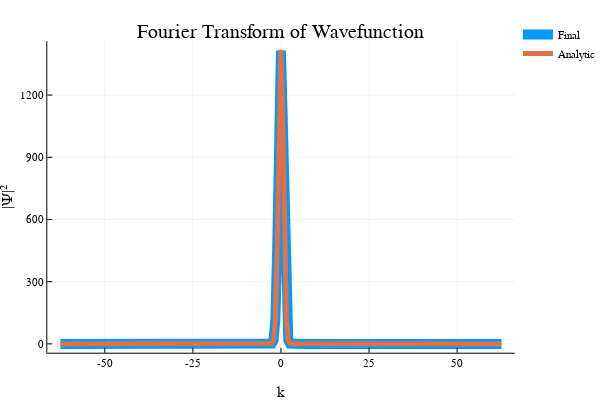

Notebook code cell kept with this figure:
### Code cell
plot(fftshift(k),abs2.(fftshift(fΨ)),linewidth=10,label="Final")
plot!(fftshift(k),abs2.(fftshift(fΨtrue)), linewidth=5,label="Analytic")

plot!(xlabel="k",ylabel="|Ψ|²",
    title="Fourier Transform of Wavefunction")

### Figure 1 — Plotly figure (JSON) as saved in the notebook; plotly's stock layout.template omitted (floating-point values rounded to 4 significant figures; data arrays with more than 128 entries replaced by an {"elided": "..."} marker saying what was removed)
{"data": [{"colorbar": {"title": ""}, "hoverinfo": "text", "legendgroup": "Final", "line": {"color": "rgba(0, 154, 250, 1.000)", "dash": "solid", "shape": "linear", "width": 10}, "mode": "lines", "name": "Final", "showlegend": true, "text": {"elided": "241 null values"}, "type": "scatter", "x": {"elided": "241 float values"}, "xaxis": "x1", "y": {"elided": "241 float values"}, "yaxis": "y1", "zmax": null, "zmin": null}, {"colorbar": {"title": ""}, "hoverinfo": "text", "legendgroup": "Analytic", "line": {"color": "rgba(227, 111, 71, 1.000)", "dash": "solid", "shape": "linear", "width": 5}, "mode": "lines", "name": "Analytic", "showlegend": true, "text": {"elided": "241 null values"}, "type": "scatter", "x": {"elided": "241 float values"}, "xaxis": "x1", "y": {"elided": "241 float values"}, "yaxis": "y1", "zmax": null, "zmin": null}], "layout": {"annotations": [{"font": {"color": "rgba(0, 0, 0, 1.000)", "family": "sans-serif", "size": 20}, "rotation": 0, "showarrow": false, "text": "Fourier Transform of Wavefunction", "x": 0.5424, "xanchor": "center", "xref": "paper", "y": 1, "yanchor": "top", "yref": "paper"}], "height": 400, "legend": {"bgcolor": "rgba(255, 255, 255, 1.000)", "bordercolor": "rgba(0, 0, 0, 1.000)", "font": {"color": "rgba(0, 0, 0, 1.000)", "family": "sans-serif", "size": 11}, "tracegroupgap": 0, "x": 1, "y": 1}, "margin": {"b": 20, "l": 0, "r": 0, "t": 20}, "paper_bgcolor": "rgba(255, 255, 255, 1.000)", "plot_bgcolor": "rgba(255, 255, 255, 1.000)", "showlegend": true, "width": 600, "xaxis": {"anchor": "y1", "domain": [0.09128, 0.9934], "gridcolor": "rgba(0, 0, 0, 0.100)", "gridwidth": 0.5, "linecolor": "rgba(0, 0, 0, 1.000)", "mirror": false, "range": [-66.33, 66.33], "showgrid": true, "showline": true, "showticklabels": true, "tickangle": 0, "tickcolor": "rgb(0, 0, 0)", "tickfont": {"color": "rgba(0, 0, 0, 1.000)", "family": "sans-serif", "size": 11}, "tickmode": "array", "ticks": "inside", "ticktext": ["-50", "-25", "0", "25", "50"], "tickvals": [-50, -25, 0, 25, 50], "title": "k", "titlefont": {"color": "rgba(0, 0, 0, 1.000)", "family": "sans-serif", "size": 15}, "type": "-", "visible": true, "zeroline": false, "zerolinecolor": "rgba(0, 0, 0, 1.000)"}, "yaxis": {"anchor": "x1", "domain": [0.07581, 0.9415], "gridcolor": "rgba(0, 0, 0, 0.100)", "gridwidth": 0.5, "linecolor": "rgba(0, 0, 0, 1.000)", "mirror": false, "range": [-42.54, 1461.0], "showgrid": true, "showline": true, "showticklabels": true, "tickangle": 0, "tickcolor": "rgb(0, 0, 0)", "tickfont": {"color": "rgba(0, 0, 0, 1.000)", "family": "sans-serif", "size": 11}, "tickmode": "array", "ticks": "inside", "ticktext": ["0", "300", "600", "900", "1200"], "tickvals": [0, 300, 600, 900, 1200], "title": "|Ψ|²", "titlefont": {"color": "rgba(0, 0, 0, 1.000)", "family": "sans-serif", "size": 15}, "type": "-", "visible": true, "zeroline": false, "zerolinecolor": "rgba(0, 0, 0, 1.000)"}}}
